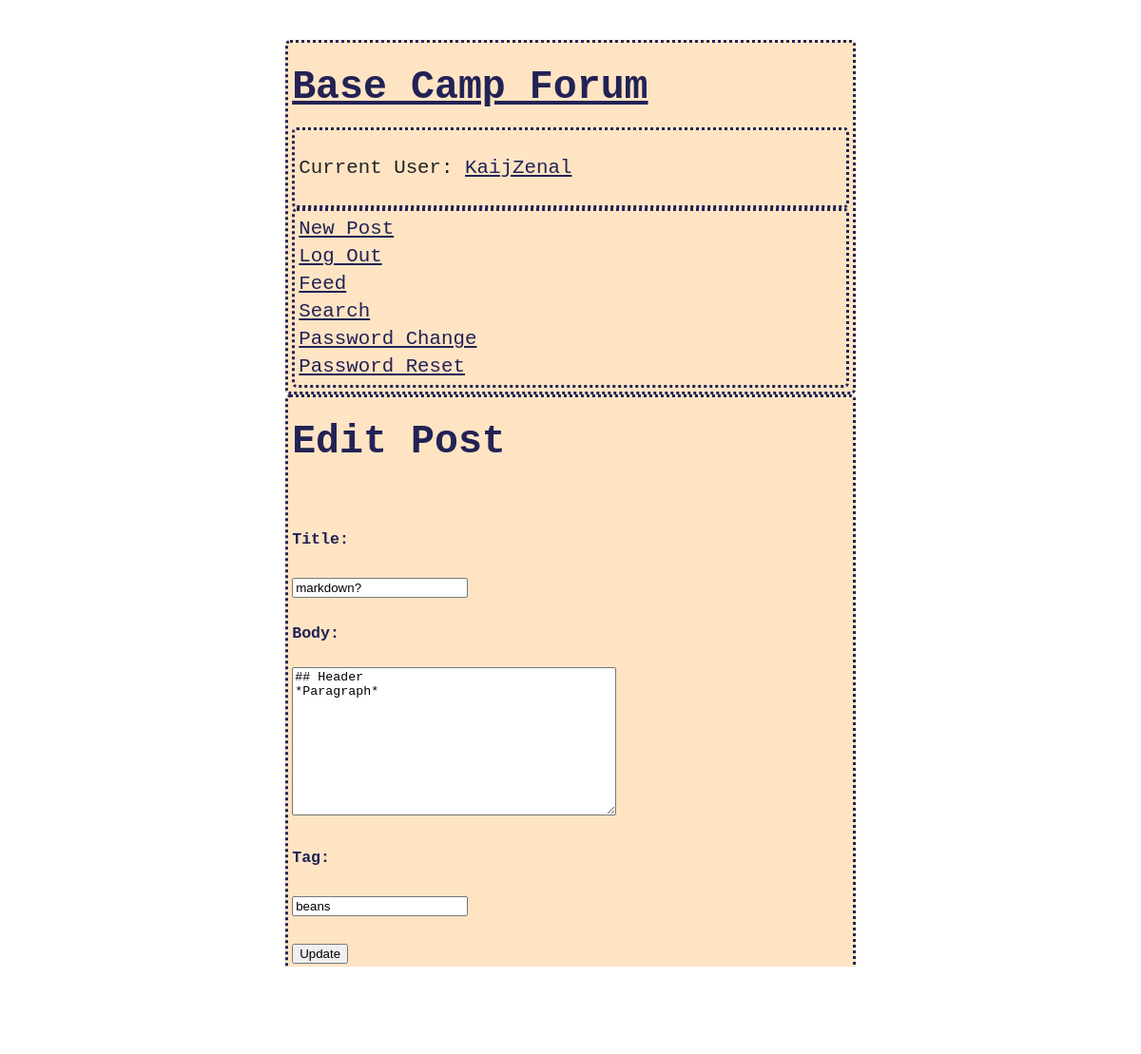
/post/14/edit/ (signed in), run on the app's committed database.
### accounts/models.py (models this page shows, shortened)
class CustomUser(AbstractUser):
    age = models.PositiveIntegerField(null=True, blank=True)
    bio = models.TextField(max_length=250, default="No bio entered")
    profile_picture_link = models.TextField(
        max_length=250,
        default="https://upload.wikimedia.org/wikipedia/en/1/1b/NPC_wojak_meme.png",
    )
    followers = models.ManyToManyField(
        "self", blank=True, symmetrical=False, related_name="leaders"
    )

### blog/models.py (models this page shows, shortened)
class Post(models.Model):
    title = models.CharField(max_length=200)
    author = models.ForeignKey(
        get_user_model(),
        on_delete=models.CASCADE,
    )
    body = models.TextField()
    created = models.DateTimeField(null=True)
    tag = models.CharField(max_length=20, null=True)

### blog/views.py (the view)
# urls.py: path("post/<int:pk>/edit/", BlogUpdateView.as_view(), name="post_edit"),
class BlogUpdateView(LoginRequiredMixin, UserPassesTestMixin, UpdateView):
    model = Post
    template_name = "post_edit.html"
    fields = ["title", "body", "tag"]
    def test_func(self):
        return self.get_object().author.id == self.request.user.id

### templates/post_edit.html (shortened to what this page needs)
{% extends 'base.html' %} {% block content %}
<div class="post-entry">
  <h1>Edit Post</h1>
  <form action="" method="post">
    <br />
    {% if user.username == post.author.username and user.is_authenticated %}
    <h3>Title:</h3>
    <p>{{ form.title }} {{ form.title.errors }}</p>
    <h3>Body:</h3>
    <p>{{ form.body }} {{ form.body.errors }}</p>
    <h3>Tag:</h3>
    <p>{{ form.tag }} {{ form.tag.errors }}</p>
    <input class="buttonclass" type="submit" value="Update" />
    {% else %}
    <p>You are not logged in, or you do not own this post</p>
    {% endif %}
  </form>
</div>
{% endblock content %}

### templates/base.html (shortened to what this page needs)
<!DOCTYPE html>
{% load static %}
<html lang="en">
  <head>
    <link rel="stylesheet" href="{% static 'css/base.css' %}" />
  </head>
  <body>
    <div>
      <header class="post-entry">
        <div>
          <h1>
            <a href="{% url 'home' %}?sortby=new">Base Camp Forum</a>
          </h1>
        </div>
        {% if user.is_authenticated %}
        <div class="post-entry">
          <p>
            Current User:
            <a href="{% url 'user_profile' user.username %}"
              >{{ user.username }}</a
            >
          </p>
        </div>
        <div class="post-entry">
          <a href="{% url 'post_new' %}">New Post</a>
          <br />
          <a href="{% url 'logout' %}">Log Out</a>
          <br />
          <a href="{% url 'following' %}">Feed</a>
          <br />
          <a href="{% url 'search' %}?q=">Search</a>
          <br />
          <a href="{% url 'password_change' %}?">Password Change</a>
          <br />
          <a href="{% url 'password_reset' %}?">Password Reset</a>
        </div>
        {% endif %}
      </header>
      {% block content %} {% endblock content %}
      <div class="post-entry"><p>v0.8-d36</p></div>
    </div>
  </body>
</html>

### static/css/base.css (style rules this page uses)
@media only screen and (min-width: 901px) { body { background-color: white; max-width: 50%; margin: 0 auto; padding-top: 2em; font-family: monospace; font-size: 1.6em; line-height: 1.4em; } }
p { color: #222; }
header, h1, h2, h3, a { color: #225; }
a { background: bisque; }
h1 { font-size: 2em; }
h3 { font-size: 0.8em; }
.post-entry { border-color: #225; border-style: dotted; border-radius: 5px; padding: 0.2em; background: bisque; }

### templates/base.html (style rules this page uses)
body { background-image: url("https://i.pinimg.com/originals/09/7e/0c/097e0c433638da0406899722cdaff9d0.png"); background-repeat: no-repeat; background-attachment: fixed; background-size: cover; }

### data on the page
CustomUser: username "KaijZenal"
Post: title "markdown?", body "## Header *Paragraph*", tag "beans"
